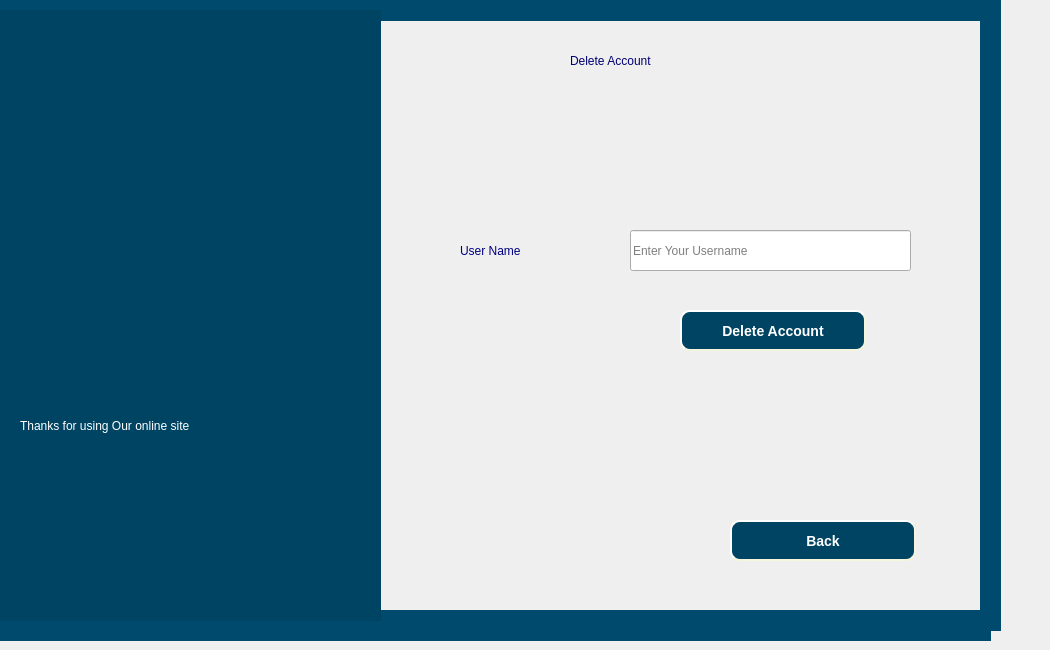
   <widget class="QWidget" name="delete_account_page">
    <widget class="QLabel" name="label_33">
     <property name="geometry">
      <rect>
       <x>-40</x>
       <y>610</y>
       <width>1031</width>
       <height>31</height>
      </rect>
     </property>
     <property name="styleSheet">
      <string notr="true">background-color: rgb(0, 74, 109);</string>
     </property>
     <property name="text">
      <string/>
     </property>
    </widget>
    <widget class="QLabel" name="label_34">
     <property name="geometry">
      <rect>
       <x>-40</x>
       <y>0</y>
       <width>1041</width>
       <height>21</height>
      </rect>
     </property>
     <property name="styleSheet">
      <string notr="true">background-color: rgb(0, 74, 109);</string>
     </property>
     <property name="text">
      <string/>
     </property>
    </widget>
    <widget class="QLabel" name="label_35">
     <property name="geometry">
      <rect>
       <x>0</x>
       <y>10</y>
       <width>21</width>
       <height>611</height>
      </rect>
     </property>
     <property name="styleSheet">
      <string notr="true">background-color: rgb(0, 68, 99);</string>
     </property>
     <property name="text">
      <string/>
     </property>
    </widget>
    <widget class="QLabel" name="label_36">
     <property name="geometry">
      <rect>
       <x>980</x>
       <y>0</y>
       <width>21</width>
       <height>631</height>
      </rect>
     </property>
     <property name="styleSheet">
      <string notr="true">background-color: rgb(0, 74, 109);</string>
     </property>
     <property name="text">
      <string/>
     </property>
    </widget>
    <widget class="QLabel" name="label_37">
     <property name="geometry">
      <rect>
       <x>570</x>
       <y>40</y>
       <width>281</width>
       <height>41</height>
      </rect>
     </property>
     <property name="styleSheet">
      <string notr="true">font: 75 24pt &quot;Times New Roman&quot;;
color: rgb(0, 0, 117);</string>
     </property>
     <property name="text">
      <string>Delete Account</string>
     </property>
    </widget>
    <widget class="QPushButton" name="backDto_profilepg_button">
     <property name="geometry">
      <rect>
       <x>730</x>
       <y>520</y>
       <width>186</width>
       <height>41</height>
      </rect>
     </property>
     <property name="styleSheet">
      <string notr="true">QPushButton {
      background-color: rgb(0,68,99);
      color:white;
      border-style: outset;
      border-width: 2px;
      border-radius: 10px;
      border-color: beige;
      font: bold 14px;
      min-width: 10em;
      padding: 6px;
  }
QPushButton:pressed {
    background-color: green;
}</string>
     </property>
     <property name="text">
      <string>Back</string>
     </property>
    </widget>
    <widget class="QLabel" name="user_name_D">
     <property name="geometry">
      <rect>
       <x>460</x>
       <y>230</y>
       <width>141</width>
       <height>41</height>
      </rect>
     </property>
     <property name="styleSheet">
      <string notr="true">font: 75 16pt &quot;Times New Roman&quot;;
color: rgb(0, 0, 127);</string>
     </property>
     <property name="text">
      <string>User Name</string>
     </property>
    </widget>
    <widget class="QLineEdit" name="username_input_delete">
     <property name="geometry">
      <rect>
       <x>630</x>
       <y>230</y>
       <width>281</width>
       <height>41</height>
      </rect>
     </property>
     <property name="placeholderText">
      <string>Enter Your Username</string>
     </property>
    </widget>
    <widget class="QPushButton" name="delete_acc_button_2">
     <property name="geometry">
      <rect>
       <x>680</x>
       <y>310</y>
       <width>186</width>
       <height>41</height>
      </rect>
     </property>
     <property name="styleSheet">
      <string notr="true">QPushButton {
      background-color: rgb(0,68,99);
      color:white;
      border-style: outset;
      border-width: 2px;
      border-radius: 10px;
      border-color: beige;
      font: bold 14px;
      min-width: 10em;
      padding: 6px;
  }
QPushButton:pressed {
    background-color: green;
}</string>
     </property>
     <property name="text">
      <string>Delete Account</string>
     </property>
    </widget>
    <widget class="QLabel" name="label_69">
     <property name="geometry">
      <rect>
       <x>20</x>
       <y>10</y>
       <width>361</width>
       <height>611</height>
      </rect>
     </property>
     <property name="styleSheet">
      <string notr="true">background-color: rgb(0, 68, 99);</string>
     </property>
     <property name="text">
      <string/>
     </property>
    </widget>
    <widget class="QLabel" name="label_192">
     <property name="geometry">
      <rect>
       <x>20</x>
       <y>410</y>
       <width>311</width>
       <height>31</height>
      </rect>
     </property>
     <property name="styleSheet">
      <string notr="true">font: 75 12pt &quot;Comic Sans MS&quot;;
color: rgb(255, 255, 255);
background-color: rgb(0, 68, 99);</string>
     </property>
     <property name="text">
      <string>Thanks for using Our online site</string>
     </property>
    </widget>
    <widget class="QLabel" name="label_79">
     <property name="geometry">
      <rect>
       <x>0</x>
       <y>0</y>
       <width>381</width>
       <height>311</height>
      </rect>
     </property>
     <property name="text">
      <string/>
     </property>
     <property name="pixmap">
      <pixmap resource="image.qrc">:/image/pic/logo.PNG</pixmap>
     </property>
     <property name="scaledContents">
      <bool>true</bool>
     </property>
    </widget>
   </widget>
